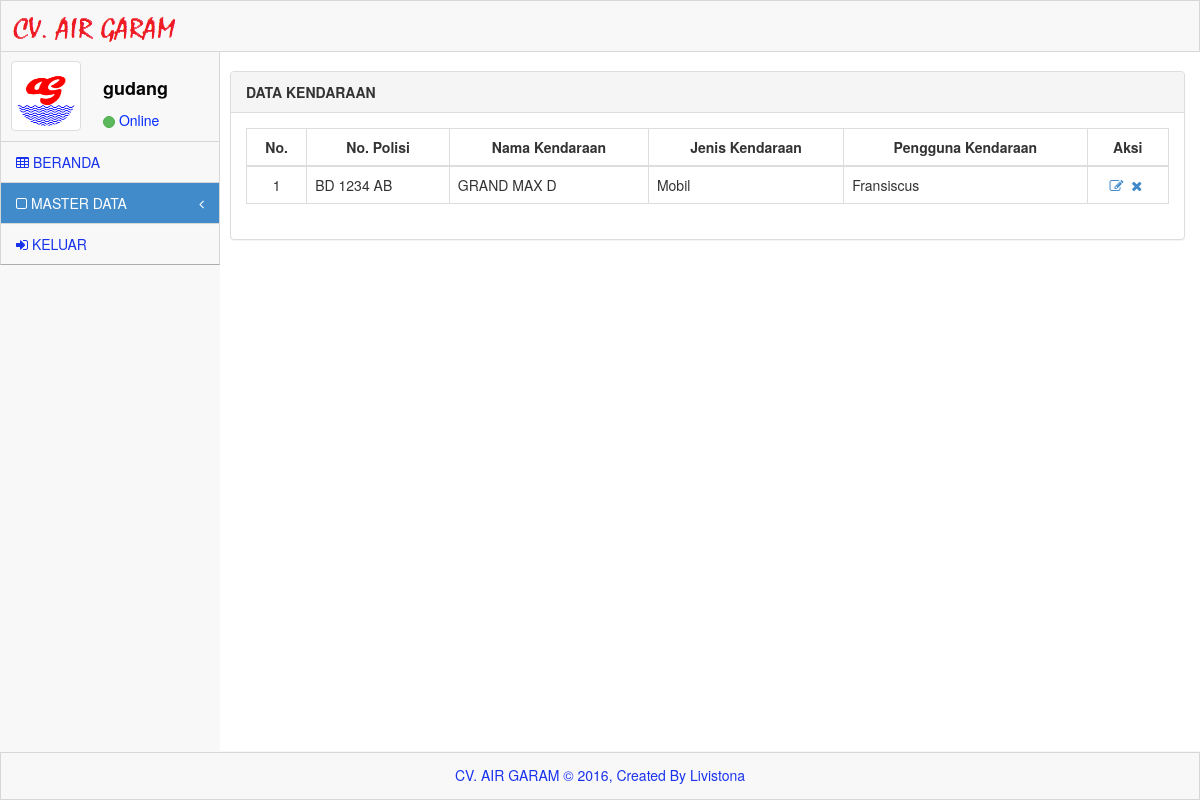
Page /system/index.php?menu=master&sub_menu=kendaraan (signed in) on the committed database.
### tables this page shows
CREATE TABLE IF NOT EXISTS `kendaraan` (
  `id_kendaraan` int(10) NOT NULL AUTO_INCREMENT,
  `no_polisi` varchar(10) DEFAULT NULL,
  `nama_kendaraan` varchar(50) NOT NULL,
  `jenis_kendaraan` varchar(10) NOT NULL,
  `pengguna_kendaraan` varchar(10) DEFAULT NULL,
  PRIMARY KEY (`id_kendaraan`),
  KEY `id_karyawan` (`pengguna_kendaraan`)
);

CREATE TABLE IF NOT EXISTS `karyawan` (
  `nik` varchar(10) NOT NULL,
  `nama_karyawan` varchar(50) NOT NULL,
  `tgl_lahir` date NOT NULL,
  `alamat_karyawan` text NOT NULL,
  `tgl_masuk` date NOT NULL,
  `jabatan` varchar(50) NOT NULL,
  `id_kantor` int(10) NOT NULL,
  `telpon_karyawan` varchar(15) DEFAULT NULL,
  `status_karyawan` enum('Aktif','Tidak Aktif') NOT NULL,
  PRIMARY KEY (`nik`),
  KEY `id_kantor` (`id_kantor`)
);

### system/menu/kendaraan.php (the view)
<div id="content">
	<div class="inner" style="min-height: 700px;">
		<br>
                <div class="row">
                <div class="col-lg-12">
                    <div class="panel panel-default">
                        <div class="panel-heading">
                            <b>DATA KENDARAAN</b>
                        </div>
                        <div class="panel-body">
                            <div class="table-responsive">
                                <table class="table table-bordered table-hover" id="dataTables-example">
                                    <thead>
                                        <tr align="center">
                                            <th>No.</th>
                                            <th>No. Polisi</th>
                                            <th>Nama Kendaraan</th>
                                            <th>Jenis Kendaraan</th>
                                            <th>Pengguna Kendaraan</th>
                                            <th>Aksi</th>
                                        </tr>
                                    </thead>
									<tbody>
										<?php
										$i=0;
										$sql = mysql_query("SELECT a.id_kendaraan, a.no_polisi, a.nama_kendaraan, a.jenis_kendaraan, b.nama_karyawan FROM kendaraan a, karyawan b
										where a.pengguna_kendaraan=b.nik");
										while($hasil=mysql_fetch_array($sql)){
										$i+=1;
										$sisa=$i%2;
										if ($sisa == 0)  {
											$class = "class='success'";
										}else {
											$class = "class='gradeX'";
										 }
										?>
                                        <tr <?php echo $class;?> >
                                            <td align="center"><?php echo $i;?></td>
                                            <td><?php echo $hasil['no_polisi'];?></td>
                                            <td><?php echo $hasil['nama_kendaraan'];?></td>
                                            <td><?php echo $hasil['jenis_kendaraan'];?></td>
                                            <td><?php echo $hasil['nama_karyawan'];?></td>
                                            <td align="center">
												<a href="index.php?menu=master&sub_menu=kendaraan_edit&id=<?php echo $hasil['id_kendaraan'];?>"><i class="icon-edit"></i></a>&nbsp;
												<a href="index.php?menu=master&sub_menu=kendaraan_delete&id=<?php echo $hasil['id_kendaraan'];?>" onclick="return confirm('Apakah anda yakin ingin menghapus data ini?')"><i class="icon-remove"></i></a>&nbsp;
											</td>
                                        </tr>
										<?php } ?>
                                    </tbody>
								</table>
                            </div>
                        </div>
                    </div>
                </div>
            </div>
	</div>
</div>
</div>

### system/assets/css/main.css (style rules this page uses)
@media (min-width: 768px) { html, body { height: 100%; } }
body.padTop53 { padding-top: 75px; overflow: visible; }
@media (min-width: 802px) { body.padTop53 { padding-top: 51px; } }
@media (min-width: 768px) { #content { margin-left: 100px; } }
@media (min-width: 992px) { #content { margin-left: 220px; } }
#content { -webkit-transition: margin 0.4s; transition: margin 0.4s; }
.inner { position: relative; min-height: 1px; padding-right: 15px; padding-left: 10px; background: #fff; border: 0px solid #e4e4e4; min-height:1200px; }
@media (min-width: 768px) { .inner { float: left; width: 100%; } }
.inner .row { margin-right: -15px; margin-left: -15px; }

### system/assets/css/MoneAdmin.css (style rules this page uses)
body { background-color: #f8f8f8; }

### rows in the picture
kendaraan: no_polisi "BD 1234 AB", nama_kendaraan "GRAND MAX D", jenis_kendaraan "Mobil", pengguna_kendaraan.nama_karyawan "Fransiscus"

### other values in the picture
$_SESSION['username'] "gudang"
